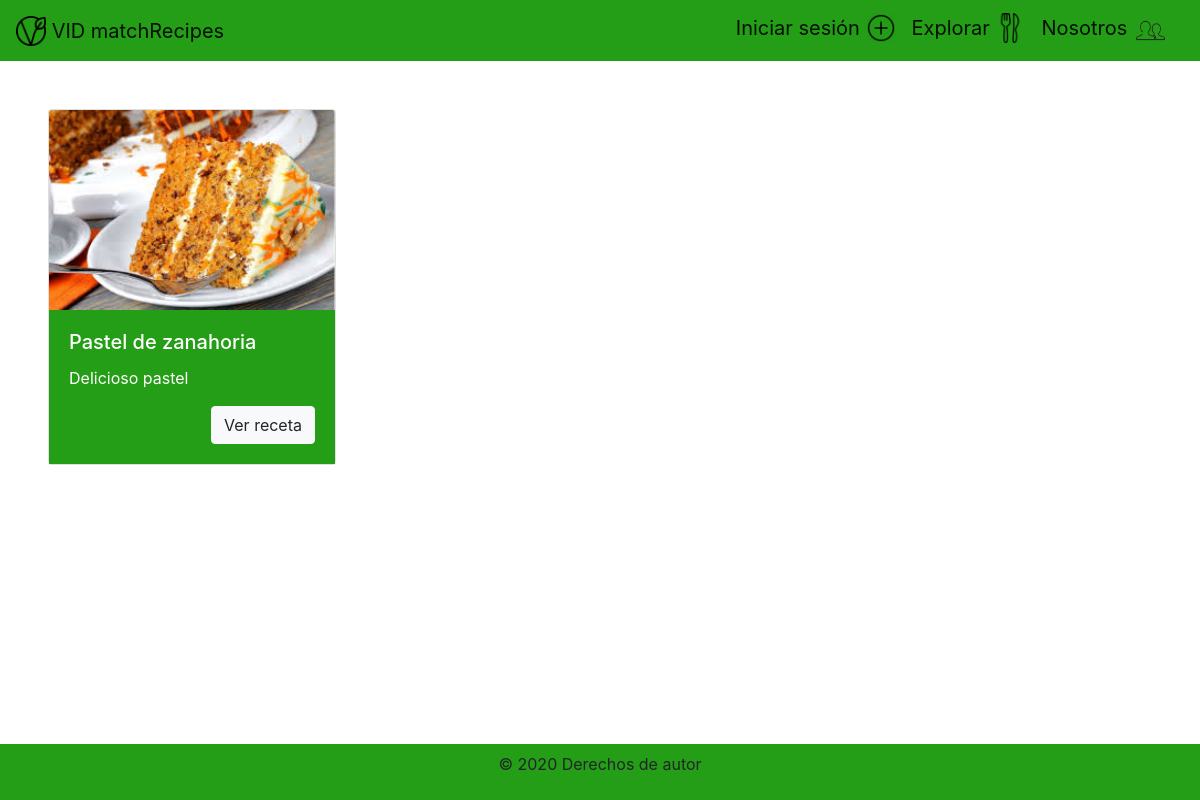
The page /explorar/ on the database its author committed.
### recetario/models.py (models this page shows)
class recetas(models.Model):
    nombre = models.TextField()
    descripcion = models.TextField()
    propietario = models.ForeignKey(User, on_delete=models.CASCADE, blank=True, null=True)
    imagenMuestra = models.ImageField(upload_to ='imgRecetas/', blank=True, null=True)

### recetario/views.py (the view)
# urls.py: path('explorar/', resExplorar, name='resExplorar'),
def resExplorar(request):
    expReceta = recetas.objects.all()
    return render(request, 'explorar.html',{'expReceta':expReceta})

### recetario/templates/explorar.html
{% extends 'base.html' %}
{% block content %}
<div class="row m-5">
  {% for element in expReceta %}
    <div class="card float-left" style="width: 18rem;">
      <img src="{{ MEDIA_URL }}{{ element.imagenMuestra }}" class="card-img-top" height="200px" width="200px"alt="...">
      <div class="card-body" style="background-color: #249E16;">
        <h5 class="card-title text-white" name='nombreReceta' type="text">{{ element.nombre }}</h5>
        <p class="card-text text-white">{{ element.descripcion }}</p>
        <a href="{% url 'mostrarReceta' element.id %}" class="btn btn-light float-right">Ver receta</a>
      </div>
    </div>
    {% endfor %}
{% endblock %}

### rows shown on the page
recetas: imagenMuestra (picture), nombre "Pastel de zanahoria", descripcion "Delicioso pastel"
